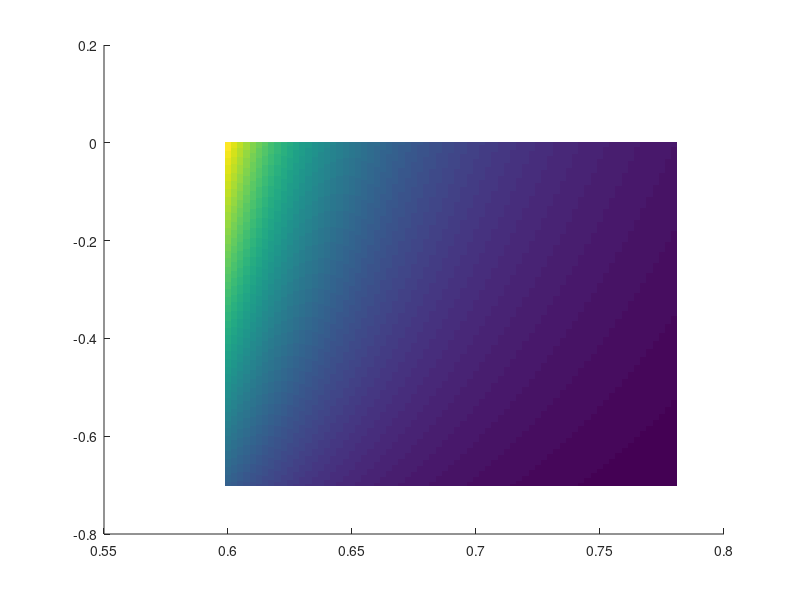

Recreate this plot in MATLAB. (Note: this script raises an error after producing the figure.)
p = 0.6:0.0025:0.78;
q = 1 - p;
rho = -0.7:0.0025:0;

m = 500;

n = 10000;
n_1 = 100;

rho_2 = 1 - 1 ./ p;
p_2 = (n-1)*exp(1) ./ (exp(1) + 1) ./ (n-1- m * rho); 
% p_3 = 1 - (n-1) ./ (exp(1) + 1) ./ (n-1- m * rho);

h_1 = p .* q ./ (p - q).^2;
h_2 = n + rho' * ((2 * n_1 - n)^2 - n) / (n - 1);
h = h_1 .* h_2;

hold on;

imagesc(p, rho, h)
colormap("sky")

plot(p, rho_2, LineWidth=2);
plot(p_2, rho, LineWidth=1);
% plot(p_3, rho)
xline(exp(1) / (1 + exp(1)), LineWidth=2);

set(gca,'FontSize',20, 'FontName', 'Times New Roman');
xlabel('Probability $p$',FontWeight='bold',Interpreter='latex') 
ylabel('Correlation $\rho$',FontWeight='bold',Interpreter='latex') 
legend("RR","JRR")

hold off;

